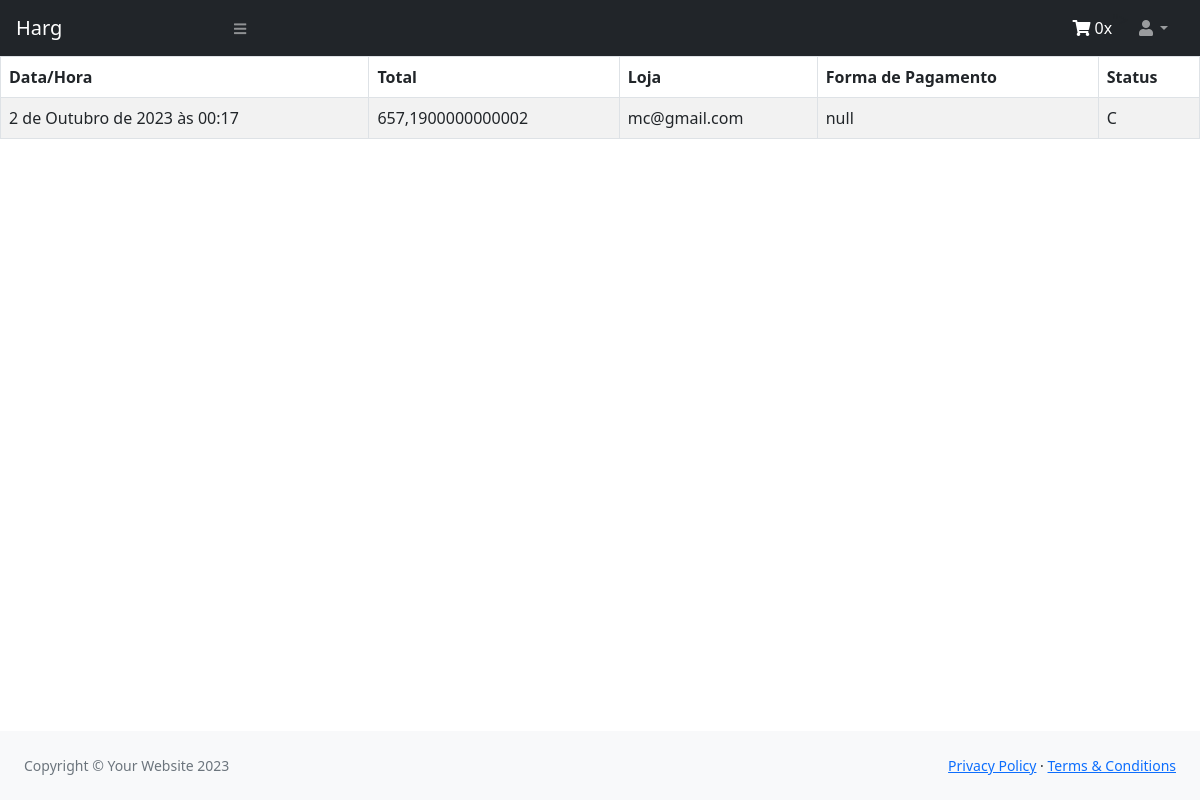
The app's page /consulta-pedidos/ (signed in), older data.
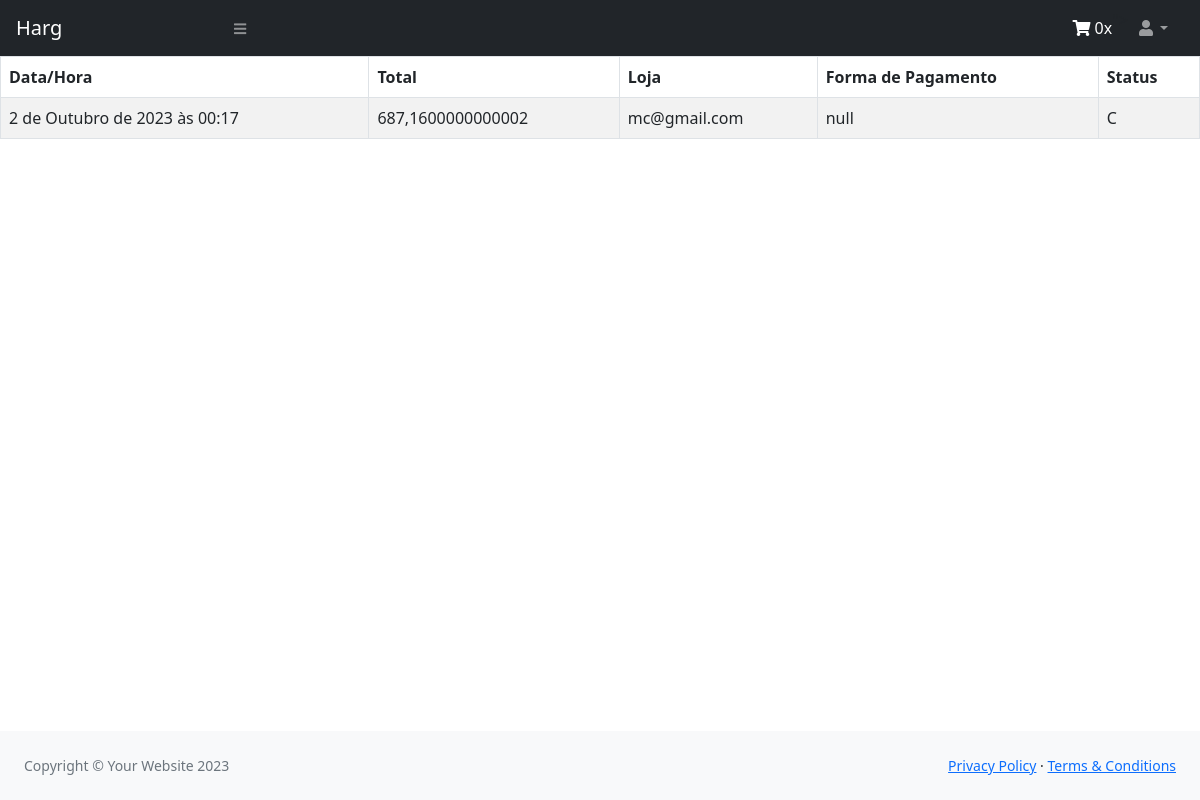
The same page, newer data.
### pedido/models.py (models this page shows, shortened)
class Pedido(models.Model):
    usuario = models.ForeignKey('clientes.Cliente', null=True, blank=True, on_delete=models.CASCADE)
    total = models.FloatField(default=0.0)
    data_hora = models.DateTimeField(auto_now_add=True)
    loja = models.ForeignKey(Loja, on_delete=models.CASCADE, default=None)
    forma_pgt = models.CharField(max_length=255, default="null")
    status = models.CharField(
        default="C",
        max_length=1,
        choices=(
            ('A', 'Aprovado'),
            ('p', 'Producão'),
            ('d', 'Despachado'),
            ('F', 'Finalizado'),
        )
    )

### core/models.py (models this page shows)
class Usuario(AbstractUser):
    telefone = models.CharField(max_length=15, null=True, blank=True)
    cep = models.CharField(max_length=10, null=True, blank=True)
    rua = models.CharField(max_length=100, null=True, blank=True)
    bairro = models.CharField(max_length=100, null=True, blank=True)
    numero = models.IntegerField(null=True, blank=True)
    complemento = models.CharField(max_length=30)
    estado = models.CharField(max_length=30)
    is_loja = models.BooleanField(default=False)
    cidade = models.CharField(max_length=30)
    groups = models.ManyToManyField(
        'auth.Group',
        blank=True,
        related_name="us_groups",
    )
    user_permissions = models.ManyToManyField(
        'auth.Permission',
        blank=True,
        related_name="us_user_permissions",
    )
    def __str__(self):
        return self.username

### clientes/views.py (the view)
# urls.py: path('consulta-pedidos/', views.consulta_pedidos, name='consulta_pedidos'),
def consulta_pedidos(request):
    if request.method == 'GET':
        cliente = Cliente.objects.get(username=request.user.username)
        pedidos = Pedido.objects.filter(usuario=cliente)
        return render(request, 'consulta-pedidos.html', {'pedidos': pedidos})

### templates/consulta-pedidos.html (shortened to what this page needs)
<!DOCTYPE html>
{% load static %}
<html lang="pt-br">
    <head>
        <link href="https://cdn.jsdelivr.net/npm/simple-datatables@7.1.2/dist/style.min.css" rel="stylesheet"/>
        <link href="{% static 'css/styles.css' %}" rel="stylesheet" />
        <link rel="stylesheet" href="https://cdnjs.cloudflare.com/ajax/libs/font-awesome/5.15.1/css/all.min.css">
    </head>
    <body class="sb-nav-fixed sb-sidenav-toggled">
        <nav class="sb-topnav navbar navbar-expand navbar-dark bg-dark">
            <a class="navbar-brand ps-3" href="{% url 'clientes:principal' %}">Harg</a>
            <button class="btn btn-link btn-sm order-1 order-lg-0 me-4 me-lg-0" id="sidebarToggle" href="#!"><i class="fas fa-bars"></i></button>
            <div class="d-flex align-items-center">
                <a href="#" class="text-decoration-none text-white">
                    <i class="fas fa-shopping-cart"></i> <span id="cart-quantity">0x</span>
                </a>
                <ul class="navbar-nav ms-auto ms-md-0 me-3 me-lg-4
                    <li class="nav-item dropdown">">
                        <a class="nav-link dropdown-toggle" id="navbarDropdown" href="#" role="button" data-bs-toggle="dropdown" aria-expanded="false"><i class="fas fa-user fa-fw"></i></a>
                </ul>
            </div>
        </nav>
        <div id="layoutSidenav">
            <div id="layoutSidenav_content">
                <main>
                    <main>
                        {% if pedidos %}
                        <table class="table table-bordered table-striped">
                            <thead>
                                <tr>
                                    <th>Data/Hora</th>
                                    <th>Total</th>
                                    <th>Loja</th>
                                    <th>Forma de Pagamento</th>
                                    <th>Status</th>
                                </tr>
                            </thead>
                            <tbody>
                                {% for pedido in pedidos %}
                                <tr>
                                    <td>{{ pedido.data_hora }}</td>
                                    <td>{{ pedido.total }}</td>
                                    <td>{{ pedido.loja }}</td>
                                    <td>{{ pedido.forma_pgt }}</td>
                                    <td>{{ pedido.get_status_display }}</td>
                                </tr>
                                {% endfor %}
                            </tbody>
                        </table>
                        {% else %}
                        <p>Você não tem pedidos ainda.</p>
                        {% endif %}
                    </main>
                </main>
                <footer class="py-4 bg-light mt-auto">
                    <div class="container-fluid px-4">
                        <div class="d-flex align-items-center justify-content-between small">
                            <div class="text-muted">Copyright &copy; Your Website 2023</div>
                            <div>
                                <a href="#">Privacy Policy</a>
                                &middot;
                                <a href="#">Terms &amp; Conditions</a>
                            </div>
                        </div>
                    </div>
                </footer>
            </div>
        </div>
    </body>
</html>

Row changes from the older to the newer data that the page shows:
changed Pedido "null": total "657,1900000000002" → "687,1600000000002"
